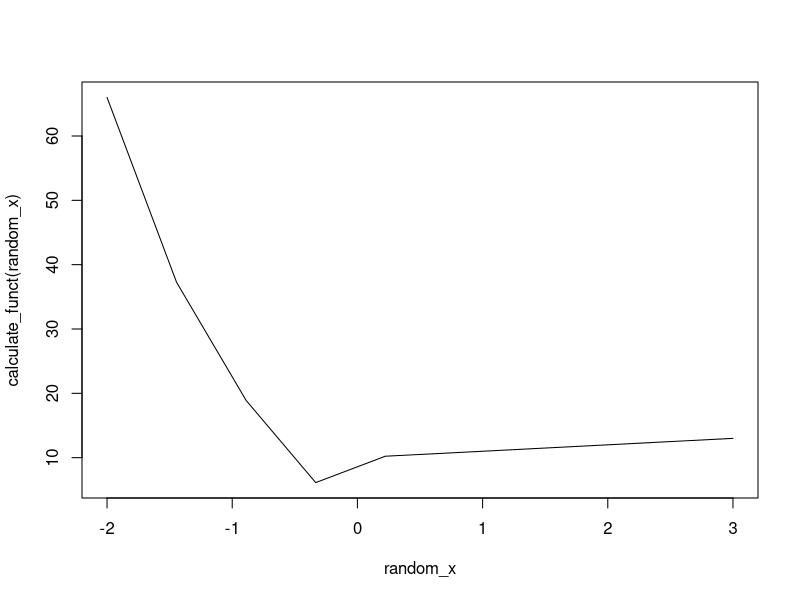

Generate this figure with R:
# Week 10 exercises

# ---------------------------------
# 1. finding "Lea"
# Exercise source: https://discdown.org/rprogramming/loops.html
# ---------------------------------

first_name <- c("Lea",     "Sabine", "Mario", "Lea", "Peter",   "Max")
last_name  <- c("Schmidt", "Gross",  "Super", "Kah", "Steiner", "Muster")

# Looping over index/position:
for (i in seq_along(first_name)) {
    # Check if first_name[i] is Lea. If so, print.
    if (first_name[i] == "Lea") {
        print(paste("Found:", first_name[i], last_name[i]))
    }
}

# ---------------------------------
# 2. Calculating function
# ---------------------------------
# function
calculate_funct <- function(x) {
        ifelse(x < 0, x^4 + 4*x^2 - 17*x, 
               ifelse(x <= 3, x+10,
                      -x^2 + 2*x - 10))
    }
# random x values
random_x <- seq(-2, 3, len=10)

# plot
plot(random_x, calculate_funct(random_x), type="l")

# ---------------------------------
# 3. Matrix calculation
# ---------------------------------
matrix_funct <- function(mat) {
    # if x>10 or x <0, then x= 0
    mat[mat > 10 | mat < 0] <- 0 * mat[mat > 10 | mat < 0]
    # if x is even number, then x = x^3
    mat[mat%%2 == 1] <-  mat[mat%%2 == 1]^3
    # if x is odd number, then x= x*2
    mat[mat%%2 != 1] <-  mat[mat%%2 == 1]^2
    # print
    mat 
}
